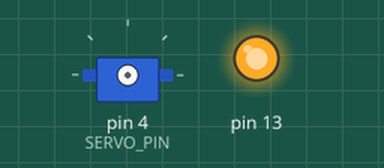
This sketch was run on a simulated Arduino Uno, built with avr-gcc and run on an emulated ATmega328P. Shown: servo, output pins drawn as LEDs (lit = HIGH). Wiring (inferred from the names in the program): servo: signal pin 4. Servo pulses on a pin are drawn as a servo (544–2400 µs = 0–180°); pins used as bus, display or sensor lines are not drawn.

Above: at 0.05 s.
At 0.4 s:
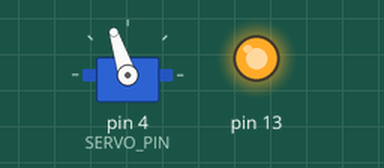
At 0.75 s:
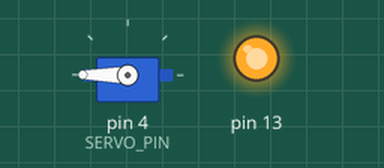
At 1.45 s:
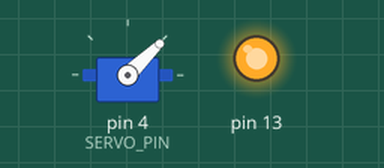
Timing chart, 0 to 3.6 s (numbered marks = the images above):
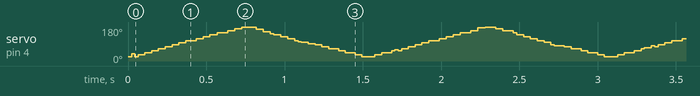

The sketch:

Servo_2.ino
```cpp
#include <RunningTimeDelay.h>

#define SERVO_PIN 4

RunningTimeDelay runDelay(2);

void setup() {
  pinMode(SERVO_PIN, OUTPUT);
  digitalWrite(SERVO_PIN, LOW);

  pinMode(13, OUTPUT);
  digitalWrite(13, HIGH);

  Serial.begin(115200);

}

void loop() {

  int dutyCycleMax = 2350;
  int dutyCycleMin = 710;
  int degree = -90;
//  int degree = 90;
  int dutyCycle = dutyCycleByDegree(degree, dutyCycleMin, dutyCycleMax);


  int pwmPeriod = 20000;
  long cycleTime = 1200;

//  pwmCycle(710, 20000, SERVO_PIN);
//  pwmCycle(dutyCycle, pwmPeriod, SERVO_PIN);

  radarCycle2(dutyCycleMin, dutyCycleMax, pwmPeriod, SERVO_PIN, cycleTime);
}

void pwmCycle(int dutyCycle, int pwmPeriod, int servoPin) {
  runDelay.microDigitalWrite(servoPin, HIGH, dutyCycle, 1);
  runDelay.microDigitalWrite(servoPin, LOW, pwmPeriod, 2);
}

void radarCycle2(int dutyCycleMin, int dutyCycleMax, int pwmPeriod, int servoPin, long cycleTime) {
  static float stepTime = pwmPeriod * 1.1;
  static float steps = cycleTime * 1000 / 2.0 / stepTime ;
  static int speedPercentual = 80;
  static float angleStep = 180 / steps * (speedPercentual / 100.0);
  static unsigned long startingMicros = micros();
  static int degree = -90;
  static int signalTimes = 1;

  if(micros() - startingMicros < stepTime) {
    int dutyCycle = dutyCycleByDegree(degree, dutyCycleMin, dutyCycleMax);
    pwmCycle(dutyCycle, pwmPeriod, SERVO_PIN);
  }
  else {
    startingMicros = micros();
    if(degree >= -90 && degree <= 90) {
      degree += signalTimes * angleStep;
    }
    else {
      signalTimes *= -1;
      degree += signalTimes * angleStep;
    }
  }
}


int dutyCycleByDegree(int degree, int dutyCycleMin, int dutyCycleMax) {
  int dutyCycle = 1500;
  if(degree < 0) {
    degree = degree < -90 ? -90 : degree;
    dutyCycle = (1500 - dutyCycleMin) / 90.000 * degree + 1500;
  }
  if(degree > 0) {
    degree = degree > 90 ? 90 : degree;
    dutyCycle = (dutyCycleMax - 1500) / 90.0 * degree + 1500;
  }

  return dutyCycle;
}
```
